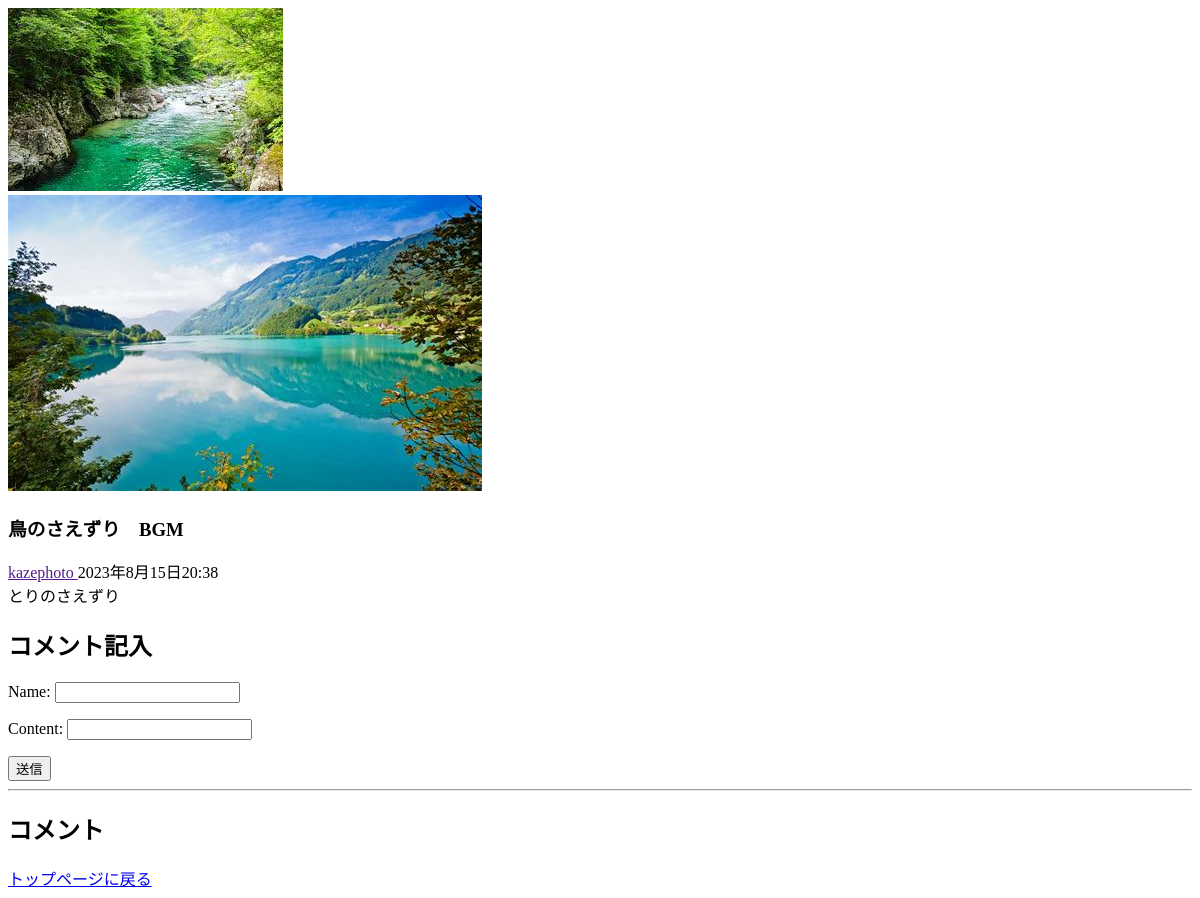
/youtube/detail/8/, run on an earlier commit of the app's database.
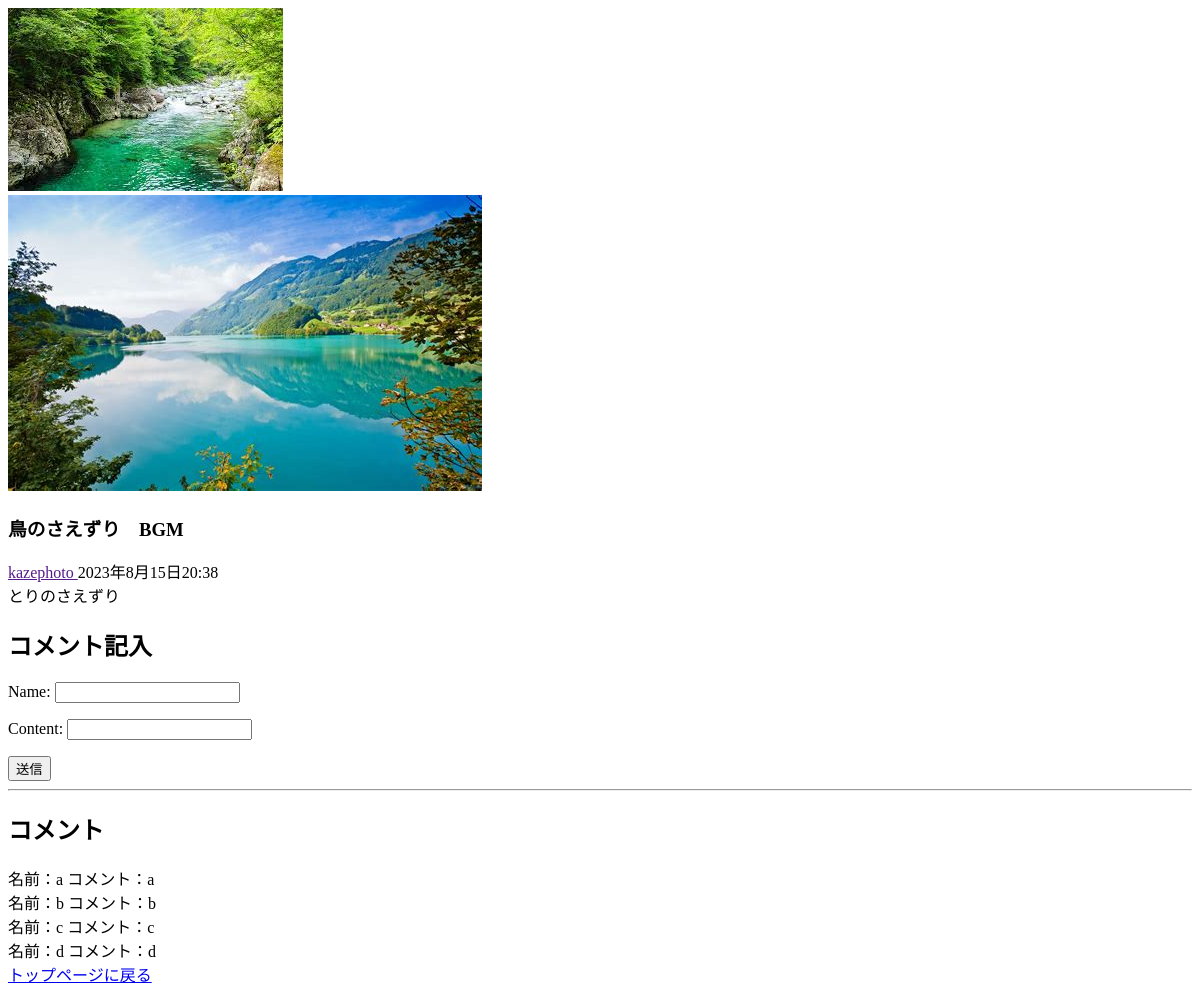
And on a later commit of the database.
### youtube/models.py (models this page shows, shortened)
class Comment(models.Model):
	name = models.CharField(max_length = 200)
	content = models.CharField(max_length=200)
	video = models.ForeignKey(Video, on_delete=models.CASCADE)
	created_at = models.DateTimeField(auto_now_add=True)

### youtube/views.py (the view, shortened to what this page needs)
# urls.py: path("detail/<int:video_id>/", views.DetailView.as_view(), name="detail"),
class DetailView(View):
    def get(self, request, video_id, *args, **kwargs):
        video = Video.objects.get(id = video_id)
        comments = Comment.objects.filter(video = video_id)
        form = CommentForm()
        context = {
            'video': video,
            "comments" : comments,
            "form" : form
        }
        return render(request, 'youtube/detail.html', context)

### youtube/forms.py
class CommentForm(ModelForm):
    class Meta:
        model = Comment
        fields = ["name", "content"]

### youtube/templates/youtube/detail.html (shortened to what this page needs)
<!DOCTYPE html>
<html>
{% load static %}
<head>
</head>
<body>
    <div class="video">
		<div class="thumbnail">
				<img src="/media/{{video.thumbnail}}" alt="" />
		</div>
		<div class="details">
			<div class="author">
				<img src="/media/{{video.icon}}" alt="" />
			</div>
			<div class="title">
				<h3>
					{{video.title}}
				</h3>
				<a href="">
					{{video.author}}
				</a>
				<span> {{video.created_at}} </span>
			</div>
			<div class="content">
				{{video.content}}
			</div>
		</div>
	</div>
	<h2>コメント記入</h2>
	<form id="form_area" action="{% url 'youtube:detail' video_id=video.id %}" method="POST">
        {{form.as_p}}
        <button type="submit" id="submit">送信</button>
	</form>
    <hr>
    <h2>コメント</h2>
    <div id="content_area">{% include "youtube/content.html" %}</div>
    <a href="{% url 'youtube:index' %}">トップページに戻る</a>
</body>
</html>

### youtube/templates/youtube/content.html
{% for comment in comments %}
<div class="border">
    名前：{{ comment.name }}  コメント：{{ comment.content }}<br>
</div>
{% endfor %}

What changed in the data, as far as the page shows it:
added Comment: name "a", content "a"
added Comment: name "b", content "b"
added Comment: name "c", content "c"
added Comment: name "d", content "d"
